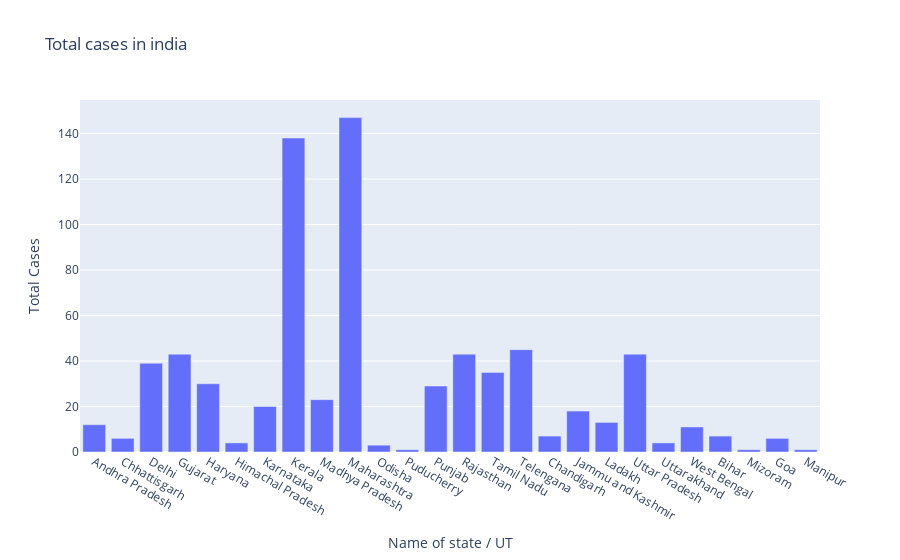

Notebook cell for this chart:
### Code cell
#df.plot(kind='bar', x='Name of State / UT', y='Total Cases')
#plt.bar(df['Name of State / UT'], df['Total Cases'])
#px.bar(df,x='Name of State / UT', y='Total Cases')
#df.iplot(kind='bar', x='Name of State / UT', y='Total Cases')
"""
fig= plt.figure(dpi=100)
axes=fig.add_axes([0,0,1,1])
axes.bar(df['Name of State / UT'], df['Total Cases'],)
axes.set_title("Total Cases in India")
axes.set_xlabel('Name of state / UT')
axes.set_ylabel('Total Cases')
plt.show()
"""
fig= go.Figure()
fig.add_trace(go.Bar(x=df['Name of State / UT'], y= df['Total Cases']))
fig.update_layout(title='Total cases in india', xaxis=dict(title='Name of state / UT'), yaxis=dict(title='Total Cases'))

### Figure 1 — Plotly figure (JSON) as saved in the notebook; plotly's stock layout.template omitted (floating-point values rounded to 4 significant figures)
{"data": [{"type": "bar", "x": ["Andhra Pradesh", "Chhattisgarh", "Delhi", "Gujarat", "Haryana", "Himachal Pradesh", "Karnataka", "Kerala", "Madhya Pradesh", "Maharashtra", "Odisha", "Puducherry", "Punjab", "Rajasthan", "Tamil Nadu", "Telengana", "Chandigarh", "Jammu and Kashmir", "Ladakh", "Uttar Pradesh", "Uttarakhand", "West Bengal", "Bihar", "Mizoram", "Goa", "Manipur"], "y": [12, 6, 39, 43, 30, 4, 20, 138, 23, 147, 3, 1, 29, 43, 35, 45, 7, 18, 13, 43, 4, 11, 7, 1, 6, 1]}], "layout": {"title": {"text": "Total cases in india"}, "xaxis": {"title": {"text": "Name of state / UT"}}, "yaxis": {"title": {"text": "Total Cases"}}}}
